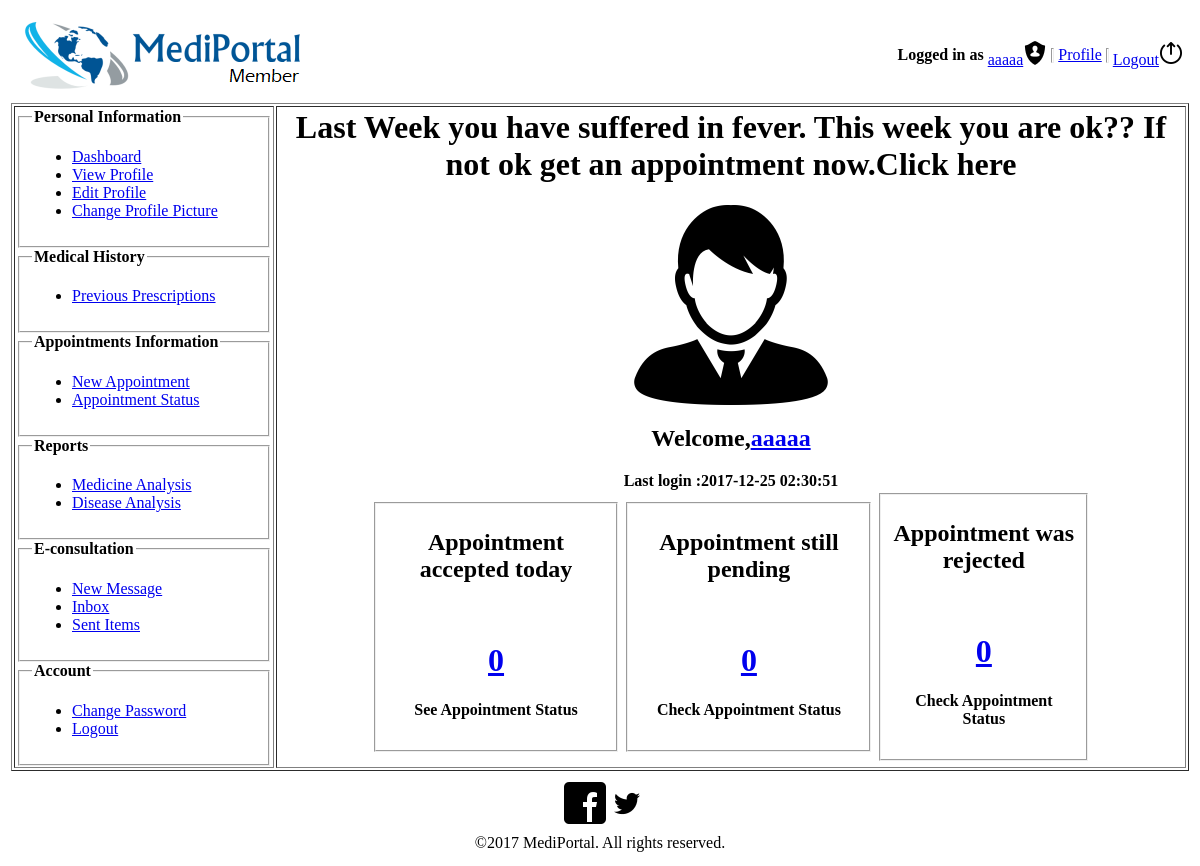
/user_member/dashboard.php (signed in), run on an earlier commit of the app's database.
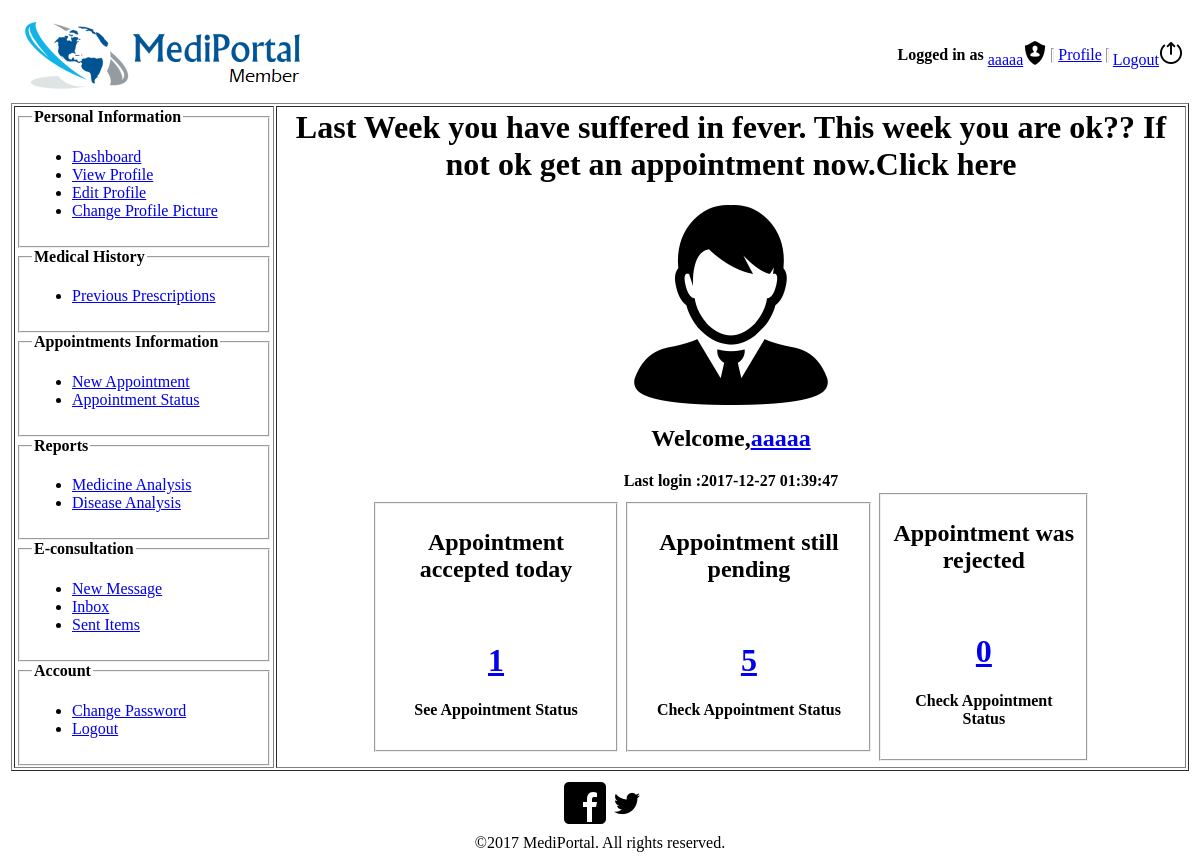
And on a later commit of the database.
### tables this page shows
CREATE TABLE `member` (
  `member_id` int(11) NOT NULL,
  `username` varchar(50) NOT NULL,
  `name` text NOT NULL,
  `gender` varchar(50) NOT NULL,
  `email` varchar(50) NOT NULL,
  `dob` date NOT NULL,
  `mobile` varchar(50) DEFAULT NULL,
  `blood_group_id` int(11) DEFAULT NULL,
  `profile_picture` longblob,
  `account_status` varchar(50) NOT NULL,
  `last_login` datetime NOT NULL,
  `address` text
);

### user_member/dashboard.php (the view, shortened to what the changed rows need)
<?php
	$conn = mysqli_connect("localhost", "root", "","mediportal_db");
	if(isset($_SESSION['patient_username']) && isset($_SESSION['patient_type'])) {
		$member_information = "SELECT * from member where username = '".$_SESSION['patient_username']."';";
		$result = mysqli_query($conn, $member_information)or die(mysqli_error($conn));
    }else
	{
		header("Location:../login.php");
		exit;
	}
    $arr=array();
		while(($row = mysqli_fetch_assoc($result))!=null){
			$arr =array(
				"username"=>$row['username'],
				"member_id"=>$row['member_id'],
				"last_login"=>$row['last_login'],
				);
		}
	$sql1="SELECT COUNT(*) AS total FROM `appointment` WHERE `status`='pending' AND `member_id`=".$arr['member_id']."";
	$result = mysqli_query($conn, $sql1)or die(mysqli_error($conn));
		while(($row = mysqli_fetch_assoc($result))!=null){
				$pending=$row['total'];
		}
	$sql1="SELECT COUNT(*) AS total FROM `appointment` WHERE `status`='accepted' AND `member_id`=".$arr['member_id']."";
	$result = mysqli_query($conn, $sql1)or die(mysqli_error($conn));
		while(($row = mysqli_fetch_assoc($result))!=null){
				$accepted=$row['total'];
		}
	$sql1="SELECT COUNT(*) AS total FROM `appointment` WHERE `status`='rejected' AND `member_id`=".$arr['member_id']."";
	$result = mysqli_query($conn, $sql1)or die(mysqli_error($conn));
		while(($row = mysqli_fetch_assoc($result))!=null){
				$rejected=$row['total'];
		}
 ?>
<html>
<head><title>Dashboard</title></head>
<body>
	<table border="0" align="center" width="100%">
        <tr>
        	<td>
               <div>
                    <table border="1" width="100%">
                        <div align="center">
							<td width="70%" align="center">
                            <h1>Last Week you have suffered in fever. This week you are ok?? If not ok get an appointment now.Click here</h1>
                                <h2><img src="images/usericon.png"/><br/>
                                <h2>Welcome,<a href="viewprofile.php"><?=$_SESSION['patient_username']?></a></h2>
                                <strong>Last login :<?=  $arr['last_login']; ?></strong>
                                <table width="80%">
                                    <tr>
                                        <td align="center" width="35%"">
                                            <fieldset>
                                                <h2 align="center">Appointment accepted today</h2></br>
                                                <h1 align="center"><a href="appointmentstatus.php"><?=$accepted?></a></h1>
                                        </fieldset>
                                    </td>
                                        <td align="center" width="35%">
                                              <fieldset>
                                                <h2 align="center">Appointment still pending</h2></br>
                                                <h1 align="center"><a href="appointmentstatus.php"><?=$pending?></a></h1>
                                        </fieldset>
                                    </td>
                                    <td align="center" width="35%">
                                              <fieldset>
                                                <h2 align="center">Appointment was rejected</h2></br>
                                                <h1 align="center"><a href="appointmentstatus.php"><?=$rejected?></a></h1>
                                        </fieldset>
                                    </td>
                                    </tr>
                                </table>
                            </td>
						</div>
                    </table>
                </div>
            </td>
        </tr>
    </table>
</body>
</html>

What changed in the data, as far as the page shows it:
changed member: last_login "2017-12-25 02:30:51" → "2017-12-27 01:39:47"
Also different on the page:
$accepted: "0" → "1"
$pending: "0" → "5"
